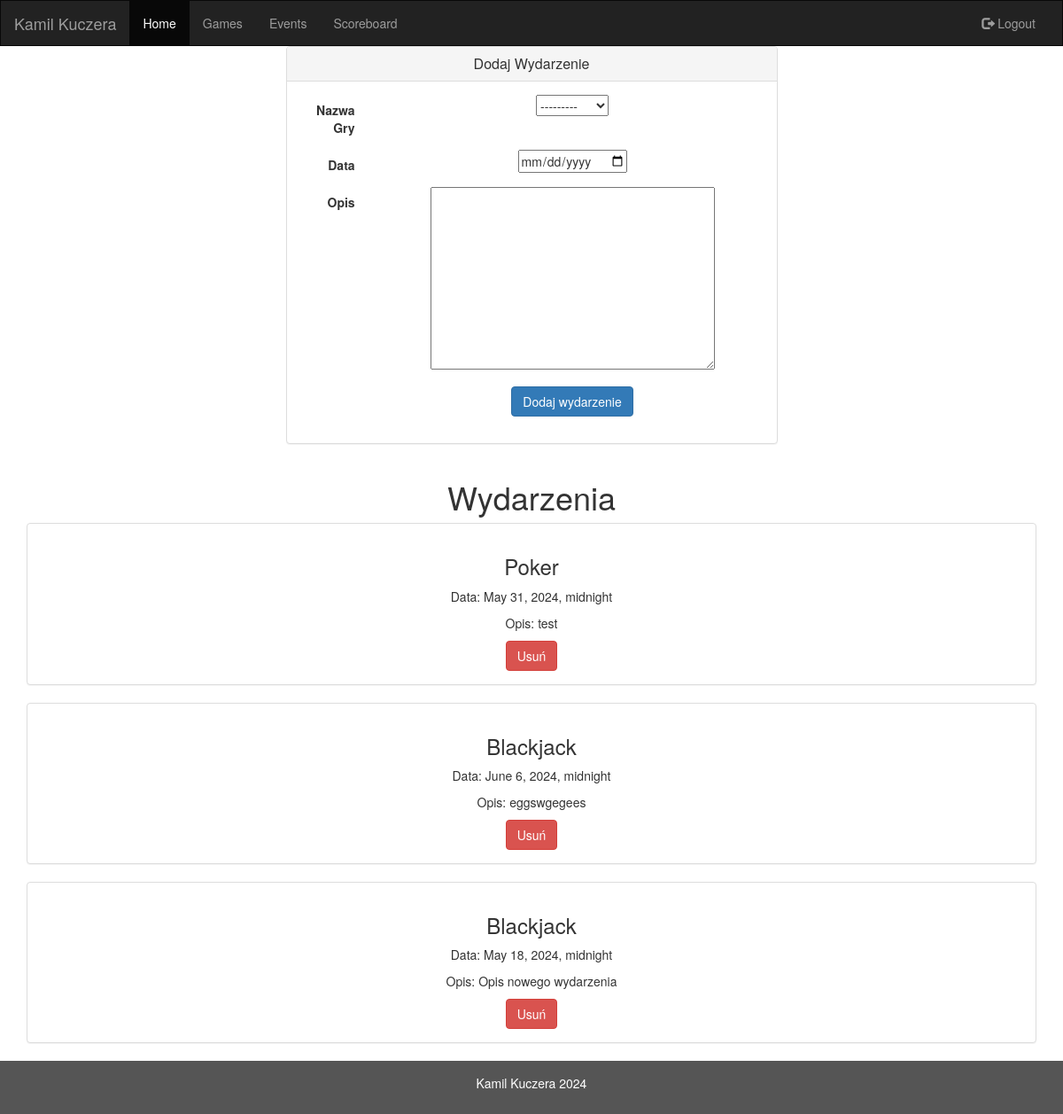
Page /events (signed in) on the committed database.
### games/models.py (models this page shows)
class events(models.Model):
    game = models.ForeignKey(games, on_delete=models.CASCADE)
    event_date = models.DateTimeField()
    event_description = models.TextField(validators=[MaxLengthValidator(1000)])

class games(models.Model):
    game_name = models.TextField(validators=[MaxLengthValidator(50)])
    last_update = models.DateTimeField()
    creation_date = models.DateTimeField()
    status = models.SmallIntegerField() # 0-active / 1-insider_access / 2-debug_mode

### games/views.py (the view, shortened to what this page needs)
# urls.py: path("events", views.events_view, name="events"),
def events_view(request):
    all_events = events.objects.select_related('game').all()
    form = EventsForm()
    return render(request, 'events.html', {'all_events': all_events, 'form': form})

### games/forms.py
class EventsForm(forms.ModelForm):
    event_date = forms.DateField(widget=forms.DateInput(attrs={'type': 'date'}))
    class Meta:
        model = events
        fields = ['game', 'event_date', 'event_description']
    def __init__(self, *args, **kwargs):
        super(EventsForm, self).__init__(*args, **kwargs)
        self.fields['game'].queryset = games.objects.all()
        self.fields['game'].label_from_instance = lambda obj: obj.game_name

### games/templates/events.html (shortened to what this page needs)
{% extends 'base.html' %}
{% load static %}
{% block head %}
<link href="{% static 'list_view.css' %}" rel="stylesheet">
{% endblock head %}
{% block content %}
<div class="container">
    {% if user.is_staff %}
    <div class="row">
        <div class="col-md-6 col-md-offset-3">
            <div class="panel panel-default">
                <div class="panel-heading">
                    <h2 class="panel-title">Dodaj Wydarzenie</h2>
                </div>
                <div class="panel-body">
                    <form method="post" action="{% url 'events' %}" class="form-horizontal">
                        <div class="form-group">
                            <label for="id_game" class="col-sm-2 control-label">Nazwa Gry</label>
                            <div class="col-sm-10">
                                {{ form.game }}
                            </div>
                        </div>
                        <div class="form-group">
                            <label for="id_event_date" class="col-sm-2 control-label">Data</label>
                            <div class="col-sm-10">
                                {{ form.event_date }}
                            </div>
                        </div>
                        <div class="form-group">
                            <label for="id_event_description" class="col-sm-2 control-label">Opis</label>
                            <div class="col-sm-10">
                                {{ form.event_description }}
                            </div>
                        </div>
                        <div class="form-group">
                            <div class="col-sm-offset-2 col-sm-10">
                                <button type="submit" class="btn btn-primary">Dodaj wydarzenie</button>
                            </div>
                        </div>
                    </form>
                </div>
            </div>
        </div>
    </div>
    {% endif %}
    <h1 class="text-center">Wydarzenia</h1>
    <div class="row">
        <div class="col-md-12">
            {% for event in all_events %}
            <div class="panel panel-default">
                <div class="panel-body">
                    <h3>{{ event.game.game_name }}</h3>
                    <p>Data: {{ event.event_date }}</p>
                    <p>Opis: {{ event.event_description }}</p>
                    {% if user.is_staff %}
                    <form method="post" action="{% url 'events' %}" style="display: inline;">
                        <button type="submit" class="btn btn-danger" onclick="return confirm('Czy jesteś pewien?')">Usuń</button>
                    </form>
                    {% endif %}
                </div>
            </div>
            {% endfor %}
        </div>
    </div>
</div>
{% endblock %}

### rows in the picture
events: game.game_name "Poker", event_date "May 31, 2024, midnight", event_description "test"
events: game.game_name "Blackjack", event_date "June 6, 2024, midnight", event_description "eggswgegees"
events: game.game_name "Blackjack", event_date "May 18, 2024, midnight", event_description "Opis nowego wydarzenia"
